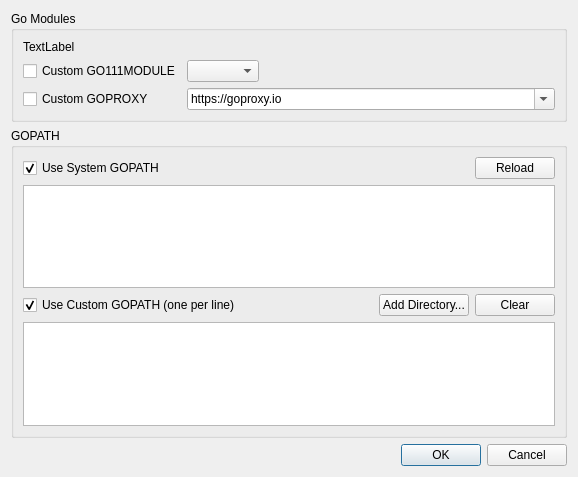
<?xml version="1.0" encoding="UTF-8"?>
<ui version="4.0">
 <class>SetupGopathDialog</class>
 <widget class="QDialog" name="SetupGopathDialog">
  <property name="geometry">
   <rect>
    <x>0</x>
    <y>0</y>
    <width>578</width>
    <height>477</height>
   </rect>
  </property>
  <property name="windowTitle">
   <string>Manage GOPATH / Modules</string>
  </property>
  <layout class="QVBoxLayout" name="verticalLayout_3">
   <item>
    <widget class="QGroupBox" name="groupBox">
     <property name="title">
      <string>Go Modules</string>
     </property>
     <layout class="QVBoxLayout" name="verticalLayout_2">
      <item>
       <widget class="QLabel" name="sysGoModuleInfo">
        <property name="text">
         <string>TextLabel</string>
        </property>
       </widget>
      </item>
      <item>
       <layout class="QGridLayout" name="gridLayout">
        <item row="0" column="1">
         <widget class="QComboBox" name="cmbGoModule"/>
        </item>
        <item row="0" column="0">
         <widget class="QCheckBox" name="chkUseGoModule">
          <property name="text">
           <string>Custom GO111MODULE</string>
          </property>
         </widget>
        </item>
        <item row="0" column="2">
         <spacer name="horizontalSpacer_3">
          <property name="orientation">
           <enum>Qt::Horizontal</enum>
          </property>
          <property name="sizeHint" stdset="0">
           <size>
            <width>40</width>
            <height>20</height>
           </size>
          </property>
         </spacer>
        </item>
        <item row="1" column="0">
         <widget class="QCheckBox" name="chkUseGoProxy">
          <property name="text">
           <string>Custom GOPROXY</string>
          </property>
         </widget>
        </item>
        <item row="1" column="1" colspan="2">
         <widget class="QComboBox" name="cmbGoProxy">
          <property name="editable">
           <bool>true</bool>
          </property>
          <item>
           <property name="text">
            <string>https://goproxy.io</string>
           </property>
          </item>
          <item>
           <property name="text">
            <string>https://proxy.golang.org,direct</string>
           </property>
          </item>
         </widget>
        </item>
       </layout>
      </item>
     </layout>
    </widget>
   </item>
   <item>
    <widget class="QGroupBox" name="groupBox_2">
     <property name="title">
      <string>GOPATH</string>
     </property>
     <layout class="QVBoxLayout" name="verticalLayout">
      <item>
       <layout class="QHBoxLayout" name="horizontalLayout">
        <item>
         <widget class="QCheckBox" name="chkUseSysGopath">
          <property name="text">
           <string>Use System GOPATH</string>
          </property>
          <property name="checked">
           <bool>true</bool>
          </property>
         </widget>
        </item>
        <item>
         <spacer name="horizontalSpacer">
          <property name="orientation">
           <enum>Qt::Horizontal</enum>
          </property>
          <property name="sizeHint" stdset="0">
           <size>
            <width>40</width>
            <height>20</height>
           </size>
          </property>
         </spacer>
        </item>
        <item>
         <widget class="QPushButton" name="reloadButton">
          <property name="text">
           <string>Reload</string>
          </property>
         </widget>
        </item>
       </layout>
      </item>
      <item>
       <widget class="QPlainTextEdit" name="sysPathTextEdit">
        <property name="sizePolicy">
         <sizepolicy hsizetype="Expanding" vsizetype="Expanding">
          <horstretch>0</horstretch>
          <verstretch>0</verstretch>
         </sizepolicy>
        </property>
        <property name="readOnly">
         <bool>true</bool>
        </property>
       </widget>
      </item>
      <item>
       <layout class="QHBoxLayout" name="horizontalLayout_2">
        <item>
         <widget class="QCheckBox" name="chkUseLiteGopath">
          <property name="text">
           <string>Use Custom GOPATH (one per line)</string>
          </property>
          <property name="checked">
           <bool>true</bool>
          </property>
         </widget>
        </item>
        <item>
         <spacer name="horizontalSpacer_2">
          <property name="orientation">
           <enum>Qt::Horizontal</enum>
          </property>
          <property name="sizeHint" stdset="0">
           <size>
            <width>40</width>
            <height>20</height>
           </size>
          </property>
         </spacer>
        </item>
        <item>
         <widget class="QPushButton" name="browserButton">
          <property name="text">
           <string>Add Directory...</string>
          </property>
         </widget>
        </item>
        <item>
         <widget class="QPushButton" name="clearButton">
          <property name="text">
           <string>Clear</string>
          </property>
         </widget>
        </item>
       </layout>
      </item>
      <item>
       <widget class="QPlainTextEdit" name="litePathTextEdit">
        <property name="sizePolicy">
         <sizepolicy hsizetype="Expanding" vsizetype="Expanding">
          <horstretch>0</horstretch>
          <verstretch>0</verstretch>
         </sizepolicy>
        </property>
       </widget>
      </item>
     </layout>
    </widget>
   </item>
   <item>
    <widget class="QDialogButtonBox" name="buttonBox">
     <property name="orientation">
      <enum>Qt::Horizontal</enum>
     </property>
     <property name="standardButtons">
      <set>QDialogButtonBox::Cancel|QDialogButtonBox::Ok</set>
     </property>
    </widget>
   </item>
  </layout>
 </widget>
 <resources/>
 <connections>
  <connection>
   <sender>buttonBox</sender>
   <signal>accepted()</signal>
   <receiver>SetupGopathDialog</receiver>
   <slot>accept()</slot>
   <hints>
    <hint type="sourcelabel">
     <x>248</x>
     <y>254</y>
    </hint>
    <hint type="destinationlabel">
     <x>157</x>
     <y>274</y>
    </hint>
   </hints>
  </connection>
  <connection>
   <sender>buttonBox</sender>
   <signal>rejected()</signal>
   <receiver>SetupGopathDialog</receiver>
   <slot>reject()</slot>
   <hints>
    <hint type="sourcelabel">
     <x>316</x>
     <y>260</y>
    </hint>
    <hint type="destinationlabel">
     <x>286</x>
     <y>274</y>
    </hint>
   </hints>
  </connection>
 </connections>
</ui>
